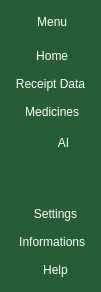
                  <widget class="QWidget" name="leftMenuContainer" native="true">
                   <property name="maximumSize">
                    <size>
                     <width>101</width>
                     <height>16777215</height>
                    </size>
                   </property>
                   <property name="styleSheet">
                    <string notr="true">/* Styling for QPushButton */
QPushButton {
    background-color: transparent; /* Default background color */
    color: #fff; /* Text color */
    border: 1px solid transparent;
    padding: 1px 2px; /* Padding */
    border-radius: 5px; /* Border radius */
}

/* Styling for QPushButton when hovered */
QPushButton:hover {
    background-color: rgb(28, 171, 213); /* Background color on hover */
}

/* Styling for QFrame (the container) */
QFrame {
    background-color: transparent; /* Transparent background */
    /* No border */
    padding: 2px;
}

QPushButton::icon {
    color: white; /* or any other color you want for the icon */
}

* {
    background-color: #265c36; /* Default green background color */
}
</string>
                   </property>
                   <layout class="QVBoxLayout" name="verticalLayout_12">
                    <property name="spacing">
                     <number>0</number>
                    </property>
                    <property name="leftMargin">
                     <number>0</number>
                    </property>
                    <property name="topMargin">
                     <number>0</number>
                    </property>
                    <property name="rightMargin">
                     <number>0</number>
                    </property>
                    <property name="bottomMargin">
                     <number>0</number>
                    </property>
                    <item>
                     <widget class="QWidget" name="leftMenuSubContainer" native="true">
                      <property name="minimumSize">
                       <size>
                        <width>30</width>
                        <height>0</height>
                       </size>
                      </property>
                      <layout class="QVBoxLayout" name="verticalLayout_13">
                       <property name="spacing">
                        <number>0</number>
                       </property>
                       <property name="leftMargin">
                        <number>0</number>
                       </property>
                       <property name="topMargin">
                        <number>0</number>
                       </property>
                       <property name="rightMargin">
                        <number>0</number>
                       </property>
                       <property name="bottomMargin">
                        <number>0</number>
                       </property>
                       <item alignment="Qt::AlignTop">
                        <widget class="QFrame" name="frame_6">
                         <property name="frameShape">
                          <enum>QFrame::StyledPanel</enum>
                         </property>
                         <property name="frameShadow">
                          <enum>QFrame::Raised</enum>
                         </property>
                         <layout class="QHBoxLayout" name="horizontalLayout_2">
                          <property name="spacing">
                           <number>0</number>
                          </property>
                          <property name="leftMargin">
                           <number>0</number>
                          </property>
                          <property name="topMargin">
                           <number>0</number>
                          </property>
                          <property name="rightMargin">
                           <number>0</number>
                          </property>
                          <property name="bottomMargin">
                           <number>0</number>
                          </property>
                          <item>
                           <widget class="QPushButton" name="menuBtn">
                            <property name="minimumSize">
                             <size>
                              <width>19</width>
                              <height>0</height>
                             </size>
                            </property>
                            <property name="maximumSize">
                             <size>
                              <width>101</width>
                              <height>16777215</height>
                             </size>
                            </property>
                            <property name="toolTip">
                             <string>Menu</string>
                            </property>
                            <property name="styleSheet">
                             <string notr="true">*{
padding-top: 5px;
margin-top : 6px;
}</string>
                            </property>
                            <property name="text">
                             <string> Menu</string>
                            </property>
                            <property name="icon">
                             <iconset resource="Final_Main_ph.qrc">
                              <normaloff>:/Icon_web/Image_for_main/icons_from_Web/align-justify.svg</normaloff>:/Icon_web/Image_for_main/icons_from_Web/align-justify.svg</iconset>
                            </property>
                            <property name="iconSize">
                             <size>
                              <width>20</width>
                              <height>20</height>
                             </size>
                            </property>
                           </widget>
                          </item>
                         </layout>
                        </widget>
                       </item>
                       <item alignment="Qt::AlignTop">
                        <widget class="QFrame" name="frame_7">
                         <property name="enabled">
                          <bool>true</bool>
                         </property>
                         <property name="sizePolicy">
                          <sizepolicy hsizetype="Preferred" vsizetype="Preferred">
                           <horstretch>0</horstretch>
                           <verstretch>0</verstretch>
                          </sizepolicy>
                         </property>
                         <property name="styleSheet">
                          <string notr="true"/>
                         </property>
                         <property name="frameShape">
                          <enum>QFrame::StyledPanel</enum>
                         </property>
                         <property name="frameShadow">
                          <enum>QFrame::Raised</enum>
                         </property>
                         <layout class="QVBoxLayout" name="verticalLayout_14">
                          <property name="spacing">
                           <number>10</number>
                          </property>
                          <property name="leftMargin">
                           <number>0</number>
                          </property>
                          <property name="topMargin">
                           <number>10</number>
                          </property>
                          <property name="rightMargin">
                           <number>0</number>
                          </property>
                          <property name="bottomMargin">
                           <number>10</number>
                          </property>
                          <item>
                           <widget class="QPushButton" name="homeBtn">
                            <property name="minimumSize">
                             <size>
                              <width>19</width>
                              <height>0</height>
                             </size>
                            </property>
                            <property name="maximumSize">
                             <size>
                              <width>101</width>
                              <height>16777215</height>
                             </size>
                            </property>
                            <property name="toolTip">
                             <string>Home</string>
                            </property>
                            <property name="autoFillBackground">
                             <bool>false</bool>
                            </property>
                            <property name="styleSheet">
                             <string notr="true"/>
                            </property>
                            <property name="text">
                             <string> Home</string>
                            </property>
                            <property name="icon">
                             <iconset resource="Final_Main_ph.qrc">
                              <normaloff>:/Icon_web/Image_for_main/icons_from_Web/home.svg</normaloff>:/Icon_web/Image_for_main/icons_from_Web/home.svg</iconset>
                            </property>
                            <property name="iconSize">
                             <size>
                              <width>20</width>
                              <height>24</height>
                             </size>
                            </property>
                           </widget>
                          </item>
                          <item>
                           <widget class="QPushButton" name="orderBtn">
                            <property name="minimumSize">
                             <size>
                              <width>19</width>
                              <height>0</height>
                             </size>
                            </property>
                            <property name="maximumSize">
                             <size>
                              <width>101</width>
                              <height>16777215</height>
                             </size>
                            </property>
                            <property name="toolTip">
                             <string>Order</string>
                            </property>
                            <property name="text">
                             <string>Receipt Data</string>
                            </property>
                            <property name="icon">
                             <iconset resource="Final_Main_ph.qrc">
                              <normaloff>:/Icon_web/Image_for_main/icons_from_Web/list.svg</normaloff>:/Icon_web/Image_for_main/icons_from_Web/list.svg</iconset>
                            </property>
                            <property name="iconSize">
                             <size>
                              <width>20</width>
                              <height>24</height>
                             </size>
                            </property>
                           </widget>
                          </item>
                          <item>
                           <widget class="QPushButton" name="reportsBtn">
                            <property name="minimumSize">
                             <size>
                              <width>19</width>
                              <height>0</height>
                             </size>
                            </property>
                            <property name="maximumSize">
                             <size>
                              <width>101</width>
                              <height>16777215</height>
                             </size>
                            </property>
                            <property name="toolTip">
                             <string>Reports</string>
                            </property>
                            <property name="text">
                             <string> Medicines</string>
                            </property>
                            <property name="icon">
                             <iconset resource="Final_Main_ph.qrc">
                              <normaloff>:/Icon_web/Image_for_main/icons_from_Web/printer.svg</normaloff>:/Icon_web/Image_for_main/icons_from_Web/printer.svg</iconset>
                            </property>
                            <property name="iconSize">
                             <size>
                              <width>20</width>
                              <height>24</height>
                             </size>
                            </property>
                           </widget>
                          </item>
                         </layout>
                        </widget>
                       </item>
                       <item>
                        <widget class="QPushButton" name="pushButton">
                         <property name="text">
                          <string>        AI</string>
                         </property>
                         <property name="icon">
                          <iconset resource="Final_Main_ph.qrc">
                           <normaloff>:/Icon_web/Image_for_main/icons_from_Web/shopping-cart.svg</normaloff>:/Icon_web/Image_for_main/icons_from_Web/shopping-cart.svg</iconset>
                         </property>
                        </widget>
                       </item>
                       <item>
                        <spacer name="verticalSpacer">
                         <property name="orientation">
                          <enum>Qt::Vertical</enum>
                         </property>
                         <property name="sizeHint" stdset="0">
                          <size>
                           <width>20</width>
                           <height>40</height>
                          </size>
                         </property>
                        </spacer>
                       </item>
                       <item alignment="Qt::AlignBottom">
                        <widget class="QFrame" name="frame_8">
                         <property name="frameShape">
                          <enum>QFrame::StyledPanel</enum>
                         </property>
                         <property name="frameShadow">
                          <enum>QFrame::Raised</enum>
                         </property>
                         <layout class="QVBoxLayout" name="verticalLayout_15">
                          <property name="spacing">
                           <number>10</number>
                          </property>
                          <property name="leftMargin">
                           <number>0</number>
                          </property>
                          <property name="topMargin">
                           <number>10</number>
                          </property>
                          <property name="rightMargin">
                           <number>0</number>
                          </property>
                          <property name="bottomMargin">
                           <number>10</number>
                          </property>
                          <item>
                           <widget class="QPushButton" name="settingsBtn">
                            <property name="minimumSize">
                             <size>
                              <width>19</width>
                              <height>0</height>
                             </size>
                            </property>
                            <property name="maximumSize">
                             <size>
                              <width>101</width>
                              <height>16777215</height>
                             </size>
                            </property>
                            <property name="toolTip">
                             <string>Settings</string>
                            </property>
                            <property name="text">
                             <string>   Settings</string>
                            </property>
                            <property name="icon">
                             <iconset resource="Final_Main_ph.qrc">
                              <normaloff>:/Icon_web/Image_for_main/icons_from_Web/settings.svg</normaloff>:/Icon_web/Image_for_main/icons_from_Web/settings.svg</iconset>
                            </property>
                            <property name="iconSize">
                             <size>
                              <width>16</width>
                              <height>24</height>
                             </size>
                            </property>
                           </widget>
                          </item>
                          <item>
                           <widget class="QPushButton" name="infoBtn">
                            <property name="minimumSize">
                             <size>
                              <width>19</width>
                              <height>0</height>
                             </size>
                            </property>
                            <property name="maximumSize">
                             <size>
                              <width>101</width>
                              <height>16777215</height>
                             </size>
                            </property>
                            <property name="toolTip">
                             <string>Informations</string>
                            </property>
                            <property name="text">
                             <string> Informations</string>
                            </property>
                            <property name="icon">
                             <iconset resource="Final_Main_ph.qrc">
                              <normaloff>:/Icon_web/Image_for_main/icons_from_Web/info.svg</normaloff>:/Icon_web/Image_for_main/icons_from_Web/info.svg</iconset>
                            </property>
                            <property name="iconSize">
                             <size>
                              <width>16</width>
                              <height>24</height>
                             </size>
                            </property>
                           </widget>
                          </item>
                          <item>
                           <widget class="QPushButton" name="helpBtn">
                            <property name="minimumSize">
                             <size>
                              <width>19</width>
                              <height>0</height>
                             </size>
                            </property>
                            <property name="maximumSize">
                             <size>
                              <width>101</width>
                              <height>16777215</height>
                             </size>
                            </property>
                            <property name="toolTip">
                             <string>Help</string>
                            </property>
                            <property name="text">
                             <string>   Help</string>
                            </property>
                            <property name="icon">
                             <iconset resource="Final_Main_ph.qrc">
                              <normaloff>:/Icon_web/Image_for_main/icons_from_Web/help-circle.svg</normaloff>:/Icon_web/Image_for_main/icons_from_Web/help-circle.svg</iconset>
                            </property>
                            <property name="iconSize">
                             <size>
                              <width>16</width>
                              <height>24</height>
                             </size>
                            </property>
                           </widget>
                          </item>
                         </layout>
                        </widget>
                       </item>
                      </layout>
                     </widget>
                    </item>
                   </layout>
                  </widget>
